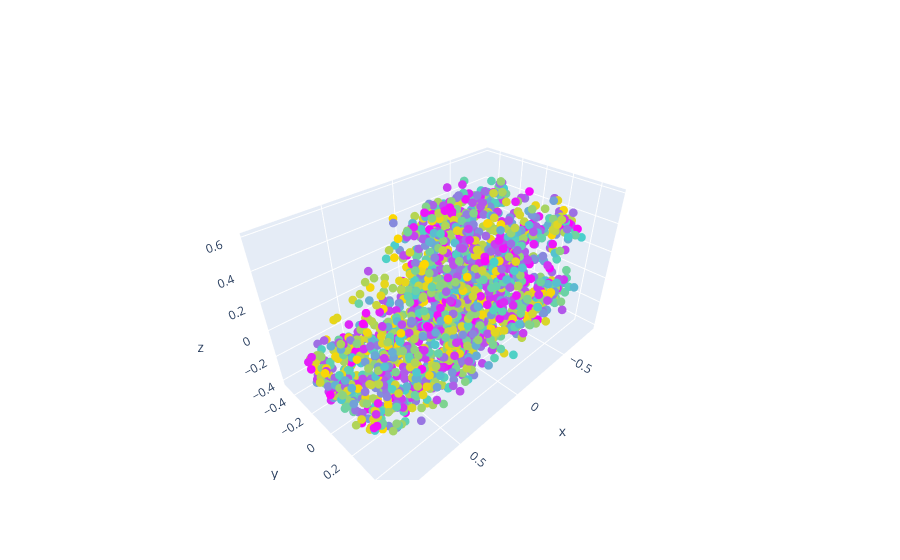

Source (notebook cell):
### Code cell
# 1258, 16010, 21000, 25000
pcd_ind = 10
show_pcd(gen_pcds[pcd_ind], marker_size=3)

### Figure 1 — Plotly figure (JSON) as saved in the notebook; plotly's stock layout.template omitted (floating-point values rounded to 4 significant figures; data arrays with more than 128 entries replaced by an {"elided": "..."} marker saying what was removed)
{"data": [{"marker": {"color": {"elided": "2048 float values"}, "colorscale": [[0, "gold"], [0.5, "mediumturquoise"], [1, "magenta"]], "size": 3}, "mode": "markers", "type": "scatter3d", "x": {"elided": "2048 float values"}, "y": {"elided": "2048 float values"}, "z": {"elided": "2048 float values"}}], "layout": {}}
